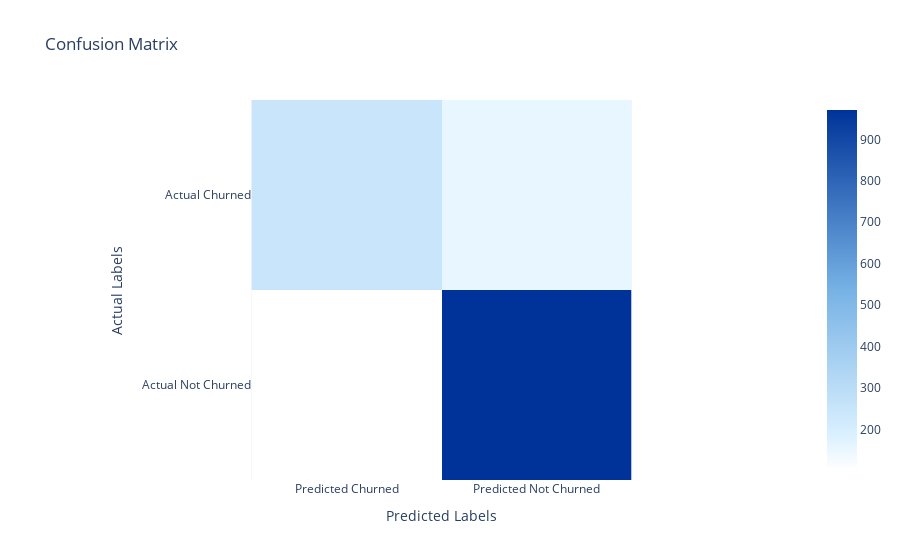

Write notebook code for a chart like this one.
### Code cell
# Calculate the confusion matrix
confusion = confusion_matrix(y_test, predictions)

# Create a DataFrame from the confusion matrix
confusion_df = pd.DataFrame(confusion, index=["Actual " + str(label) for label in np.unique(y_test)], columns=["Predicted " + str(label) for label in np.unique(y_test)])

# Define a custom blue color scale with increasing darkness
color_scale = [[0, '#FFFFFF'], [0.1, '#D9F0FF'], [0.5, '#77B2E5'], [1, '#003399']]

# Create a confusion matrix heatmap using Plotly with the custom color scale
fig = px.imshow(confusion_df, title="Confusion Matrix", color_continuous_scale=color_scale)
fig.update_xaxes(title_text="Predicted Labels")
fig.update_yaxes(title_text="Actual Labels")

# Show the confusion matrix plot
fig.show()

### Figure 1 — Plotly figure (JSON) as saved in the notebook; plotly's stock layout.template omitted (floating-point values rounded to 4 significant figures)
{"data": [{"coloraxis": "coloraxis", "hovertemplate": "x: %{x}<br>y: %{y}<br>color: %{z}<extra></extra>", "name": "0", "type": "heatmap", "x": ["Predicted Churned", "Predicted Not Churned"], "xaxis": "x", "y": ["Actual Churned", "Actual Not Churned"], "yaxis": "y", "z": [[249, 157], [102, 971]]}], "layout": {"coloraxis": {"colorscale": [[0, "#FFFFFF"], [0.1, "#D9F0FF"], [0.5, "#77B2E5"], [1, "#003399"]]}, "title": {"text": "Confusion Matrix"}, "xaxis": {"anchor": "y", "constrain": "domain", "domain": [0, 1], "scaleanchor": "y", "title": {"text": "Predicted Labels"}}, "yaxis": {"anchor": "x", "autorange": "reversed", "constrain": "domain", "domain": [0, 1], "title": {"text": "Actual Labels"}}}}
